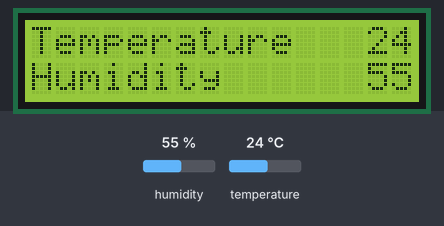
Simulated run of this sketch. Board: Arduino Uno, built with avr-gcc and run on an emulated ATmega328P. Parts: 16×2 character LCD. Inputs (shaded band) come from the test bench; at power-on: humidity 55 %, temperature 24 °C.

Above: at 1.2 s.
1.3 s: humidity set to 22 %
At 3.0 s:
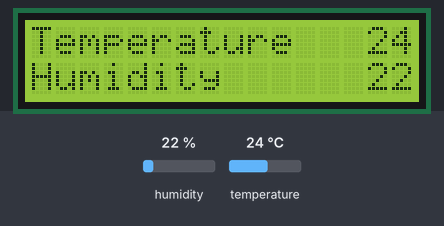
4.0 s: temperature set to 12 °C
At 5.4 s:
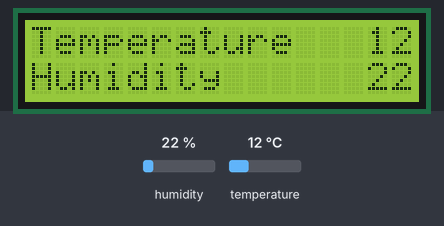
6.7 s: humidity set to 40 %
At 9.0 s:
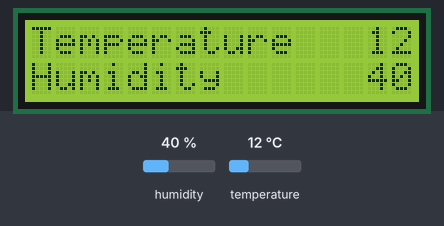
9.6 s: temperature set to 19 °C
At 11.4 s:
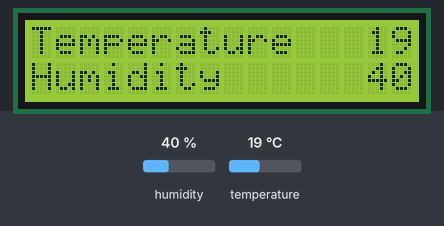
Timing chart, 0 to 12.9 s (numbered marks = the images above; inputs shaded):
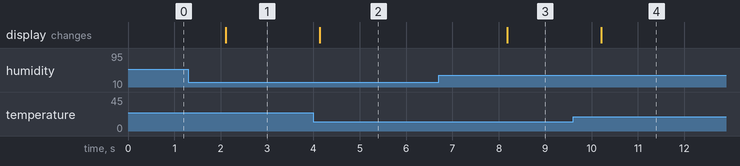

Measured:
- after the input at 1.3 s, the display: changes after 0.81 s (image 1)
- after the input at 4.0 s, the display: changes after 0.14 s (image 2)
- after the input at 6.7 s, the display: changes after 1.5 s (image 3)
- after the input at 9.6 s, the display: changes after 0.61 s (image 4)

The sketch:

sensore_di_temperatura_ed_umidit_.ino
```cpp
#include <DHT.h>
#include <LiquidCrystal.h>

#define DHTPIN 8
// Pin 8 on Arduino to which the temperature sensor is connected
#define DHTTYPE DHT11
// DHT11 is the type of sensor being used

DHT dht(DHTPIN, DHTTYPE);
LiquidCrystal lcd(12, 11, 5, 4, 3, 2);
// Connection to the display (pins)

void setup() {
  lcd.begin(16, 2);
  // Set the display type (columns, rows)
  lcd.print("Temperature");
  lcd.setCursor(0,1);
  lcd.print("Humidity");
}

void loop() {
  int t = dht.readTemperature();
  int h = dht.readHumidity();
  // Position the cursor at column 14 and row 0
  lcd.setCursor(14, 0);
  lcd.print(t);
  lcd.setCursor(14, 1);
  lcd.print(h);
}
```
